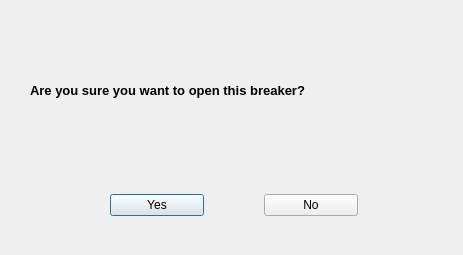
<?xml version="1.0" encoding="UTF-8"?>
<ui version="4.0">
 <class>Dialog</class>
 <widget class="QDialog" name="Dialog">
  <property name="geometry">
   <rect>
    <x>0</x>
    <y>0</y>
    <width>463</width>
    <height>255</height>
   </rect>
  </property>
  <property name="windowTitle">
   <string>Dialog</string>
  </property>
  <widget class="QLabel" name="open_breaker">
   <property name="geometry">
    <rect>
     <x>30</x>
     <y>50</y>
     <width>431</width>
     <height>81</height>
    </rect>
   </property>
   <property name="font">
    <font>
     <family>Arial</family>
     <pointsize>10</pointsize>
     <weight>75</weight>
     <bold>true</bold>
    </font>
   </property>
   <property name="text">
    <string>Are you sure you want to open this breaker?</string>
   </property>
  </widget>
  <widget class="QWidget" name="">
   <property name="geometry">
    <rect>
     <x>110</x>
     <y>190</y>
     <width>248</width>
     <height>30</height>
    </rect>
   </property>
   <layout class="QHBoxLayout" name="horizontalLayout">
    <property name="spacing">
     <number>60</number>
    </property>
    <item>
     <widget class="QPushButton" name="yes_btn">
      <property name="text">
       <string>Yes</string>
      </property>
     </widget>
    </item>
    <item>
     <widget class="QPushButton" name="no_btn">
      <property name="text">
       <string>No</string>
      </property>
     </widget>
    </item>
   </layout>
  </widget>
 </widget>
 <resources/>
 <connections/>
</ui>
